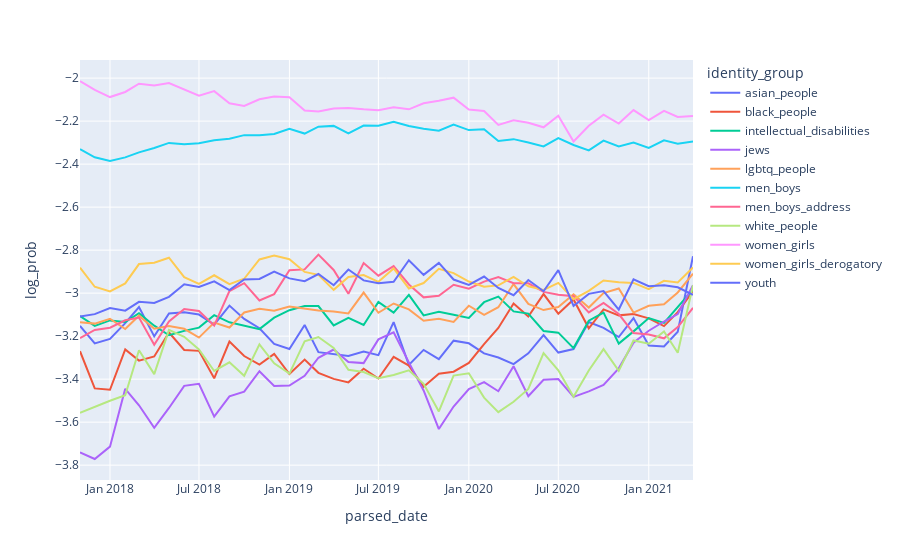

Notebook code for this chart:
### Markdown cell above
### Identity groups over time

### Code cell
# For incels

from datetime import datetime, timezone

post_counts = data.groupby(pd.Grouper(key=date_col, freq='MS'))['content'].count()
data['word_count'] = data.content.str.split().str.len() # for incels data

date_col = 'parsed_date' # for incels data

word_counts = data.groupby(pd.Grouper(key=date_col, freq='MS'))['word_count'].sum()
word_counts

# exploded = data.explode('netmapper_identity_matches').dropna(subset='netmapper_identity_matches')
# counts_overtime = exploded.groupby([pd.Grouper(key=date_col, freq='MS'), 'netmapper_identity_matches']).size().to_frame(name='count').reset_index(names=[date_col, 'identity_term'])
counts_overtime = exploded.groupby([pd.Grouper(key=date_col, freq='MS'), 'identity_group']).size().to_frame(name='term_count').reset_index(names=[date_col, 'identity_group'])
counts_overtime

counts_overtime = counts_overtime.join(word_counts, on=date_col).rename(columns={'content': 'word_count'})
counts_overtime

import numpy as np

counts_overtime['mention_prob'] = counts_overtime['term_count'] / counts_overtime.word_count
counts_overtime['log_prob'] = counts_overtime['mention_prob'].map(np.log10)
counts_overtime.head()

# Plot
import plotly.express as px

# Select only most popular identity groups
filtered = counts_overtime[counts_overtime.identity_group.isin(gp_freq.identity_group.head(11))]

# px.line(filtered, x=date_col, y='count', color='identity_term')
px.line(filtered, x=date_col, y='log_prob', color='identity_group', height=500)
# px.line(filtered, x=date_col, y='mention_prob', color='identity_group', log_y=True)
